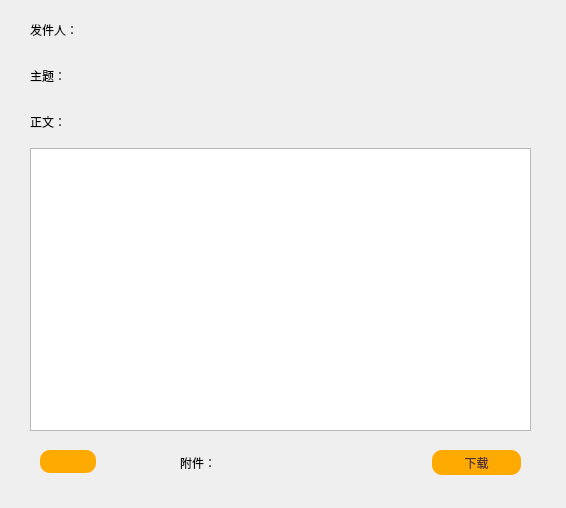
<?xml version="1.0" encoding="UTF-8"?>
<ui version="4.0">
 <class>readWithFile</class>
 <widget class="QDialog" name="readWithFile">
  <property name="geometry">
   <rect>
    <x>0</x>
    <y>0</y>
    <width>566</width>
    <height>508</height>
   </rect>
  </property>
  <property name="windowTitle">
   <string>Dialog</string>
  </property>
  <widget class="QWidget" name="layoutWidget">
   <property name="geometry">
    <rect>
     <x>30</x>
     <y>10</y>
     <width>501</width>
     <height>421</height>
    </rect>
   </property>
   <layout class="QGridLayout" name="gridLayout">
    <item row="0" column="0">
     <widget class="QLabel" name="label">
      <property name="minimumSize">
       <size>
        <width>100</width>
        <height>40</height>
       </size>
      </property>
      <property name="font">
       <font>
        <family>Adobe 黑体 Std R</family>
       </font>
      </property>
      <property name="text">
       <string>发件人：</string>
      </property>
     </widget>
    </item>
    <item row="0" column="1">
     <widget class="QLabel" name="label_3">
      <property name="minimumSize">
       <size>
        <width>300</width>
        <height>40</height>
       </size>
      </property>
      <property name="text">
       <string/>
      </property>
     </widget>
    </item>
    <item row="1" column="0">
     <widget class="QLabel" name="label_2">
      <property name="minimumSize">
       <size>
        <width>100</width>
        <height>40</height>
       </size>
      </property>
      <property name="font">
       <font>
        <family>Adobe 黑体 Std R</family>
       </font>
      </property>
      <property name="text">
       <string>主题：</string>
      </property>
     </widget>
    </item>
    <item row="1" column="1">
     <widget class="QLabel" name="label_4">
      <property name="minimumSize">
       <size>
        <width>300</width>
        <height>40</height>
       </size>
      </property>
      <property name="text">
       <string/>
      </property>
     </widget>
    </item>
    <item row="2" column="0">
     <widget class="QLabel" name="label_5">
      <property name="minimumSize">
       <size>
        <width>100</width>
        <height>40</height>
       </size>
      </property>
      <property name="font">
       <font>
        <family>Adobe 黑体 Std R</family>
       </font>
      </property>
      <property name="text">
       <string>正文：</string>
      </property>
     </widget>
    </item>
    <item row="2" column="1">
     <spacer name="horizontalSpacer">
      <property name="orientation">
       <enum>Qt::Horizontal</enum>
      </property>
      <property name="sizeHint" stdset="0">
       <size>
        <width>40</width>
        <height>20</height>
       </size>
      </property>
     </spacer>
    </item>
    <item row="3" column="0" colspan="2">
     <widget class="QTextBrowser" name="textBrowser"/>
    </item>
   </layout>
  </widget>
  <widget class="QWidget" name="layoutWidget">
   <property name="geometry">
    <rect>
     <x>180</x>
     <y>450</y>
     <width>341</width>
     <height>25</height>
    </rect>
   </property>
   <layout class="QHBoxLayout" name="horizontalLayout">
    <item>
     <widget class="QLabel" name="label_6">
      <property name="font">
       <font>
        <family>Adobe 黑体 Std R</family>
       </font>
      </property>
      <property name="text">
       <string>附件：</string>
      </property>
     </widget>
    </item>
    <item>
     <widget class="QLabel" name="label_7">
      <property name="minimumSize">
       <size>
        <width>150</width>
        <height>0</height>
       </size>
      </property>
      <property name="text">
       <string/>
      </property>
     </widget>
    </item>
    <item>
     <widget class="QPushButton" name="download">
      <property name="sizePolicy">
       <sizepolicy hsizetype="Minimum" vsizetype="Minimum">
        <horstretch>0</horstretch>
        <verstretch>0</verstretch>
       </sizepolicy>
      </property>
      <property name="font">
       <font>
        <family>Adobe 黑体 Std R</family>
       </font>
      </property>
      <property name="cursor">
       <cursorShape>PointingHandCursor</cursorShape>
      </property>
      <property name="styleSheet">
       <string notr="true">QPushButton
{
	background-color: rgb(255, 170, 0);
	border-radius : 10px;
	color: rgb(79, 48, 48);
}
QPushButton:pressed
{
	background-color:rgb(255, 84, 84);
}
</string>
      </property>
      <property name="text">
       <string>下载</string>
      </property>
     </widget>
    </item>
   </layout>
  </widget>
  <widget class="QPushButton" name="reply">
   <property name="geometry">
    <rect>
     <x>40</x>
     <y>450</y>
     <width>56</width>
     <height>23</height>
    </rect>
   </property>
   <property name="sizePolicy">
    <sizepolicy hsizetype="Minimum" vsizetype="Minimum">
     <horstretch>0</horstretch>
     <verstretch>0</verstretch>
    </sizepolicy>
   </property>
   <property name="cursor">
    <cursorShape>PointingHandCursor</cursorShape>
   </property>
   <property name="styleSheet">
    <string notr="true">QPushButton
{
	background-color: rgb(255, 170, 0);
	border-radius : 10px;
	color: rgb(79, 48, 48);
	image: url(:/new/prefix/resource/reply.png);
}
QPushButton:pressed
{
	background-color:rgb(255, 84, 84);
}</string>
   </property>
   <property name="text">
    <string/>
   </property>
  </widget>
 </widget>
 <resources/>
 <connections/>
</ui>
